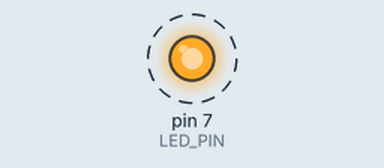
This sketch was run on a simulated Arduino Uno, built with avr-gcc and run on an emulated ATmega328P. On the bench: output pins drawn as LEDs (lit = HIGH). Dashed ring = blinking.

Above: at 0.5 s.
Timing chart, 0 to 4.6 s (numbered marks = the images above):
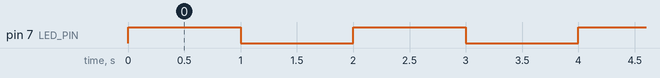

The sketch:

led_blink.ino
```cpp
// C++ code
//firt project
int LED_PIN = 7;
int WAIT_MS = 1000;

void setup()
{
  pinMode(LED_PIN, OUTPUT);
}

void loop()
{
  digitalWrite(LED_PIN, HIGH);
  delay(WAIT_MS); // Wait for 1000 millisecond(s)
  digitalWrite(LED_PIN, LOW);
  delay(WAIT_MS); // Wait for 1000 millisecond(s)
}
```

Measured:
- by itself, pin 7 (LED_PIN): alternates HIGH for 1.0 s and LOW for 1.0 s
